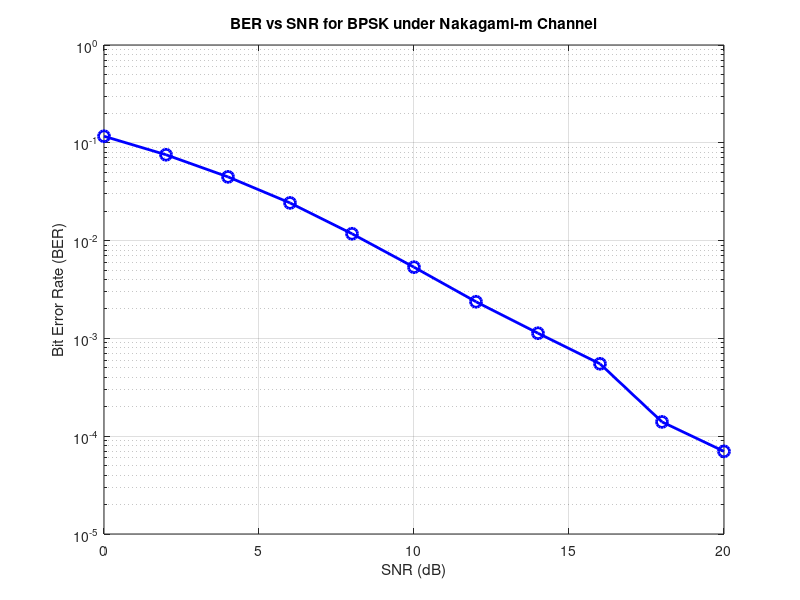

This chart was generated by the following MATLAB code:
clc;
clear;
close all;

Nbits = 100000;
SNRdB = 0:2:20;

m = 2;
Omega = 1;

BER = zeros(size(SNRdB));

for k = 1:length(SNRdB)

    bits = randi([0 1],Nbits,1);

    txSignal = 2*bits - 1;

    h = sqrt(gamrnd(m,Omega/m,Nbits,1));

    fadedSignal = h .* txSignal;

    snrLinear = 10^(SNRdB(k)/10);

    signalPower = mean(abs(fadedSignal).^2);

    noisePower = signalPower/snrLinear;

    noise = sqrt(noisePower/2)*randn(Nbits,1);

    rxSignal = fadedSignal + noise;

    rxSignal = rxSignal ./ h;

    rxBits = rxSignal > 0;

    BER(k) = sum(bits~=rxBits)/Nbits;

end

figure;

semilogy(SNRdB,BER,'o-b',...
         'LineWidth',2,...
         'MarkerSize',8);

grid on;
box on;

xlabel('SNR (dB)');
ylabel('Bit Error Rate (BER)');

title('BER vs SNR for BPSK under Nakagami-m Channel');

axis([0 20 1e-5 1]);
